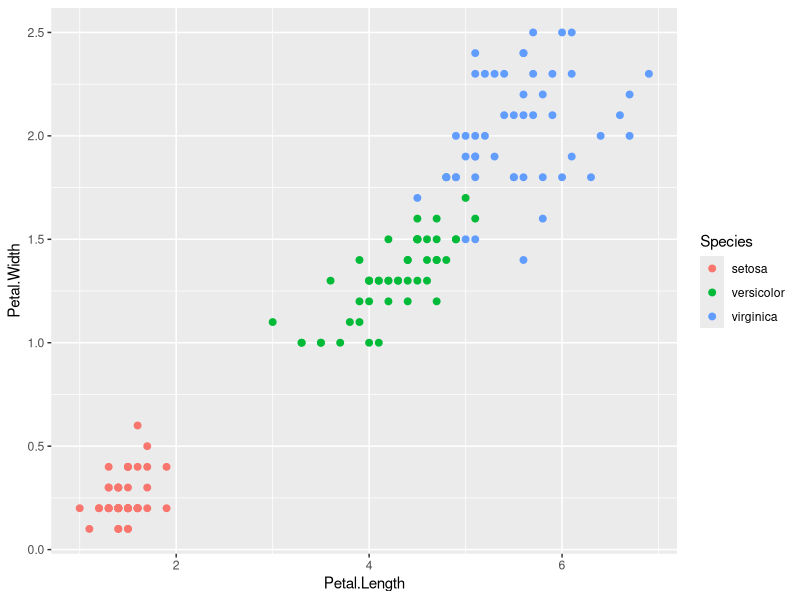
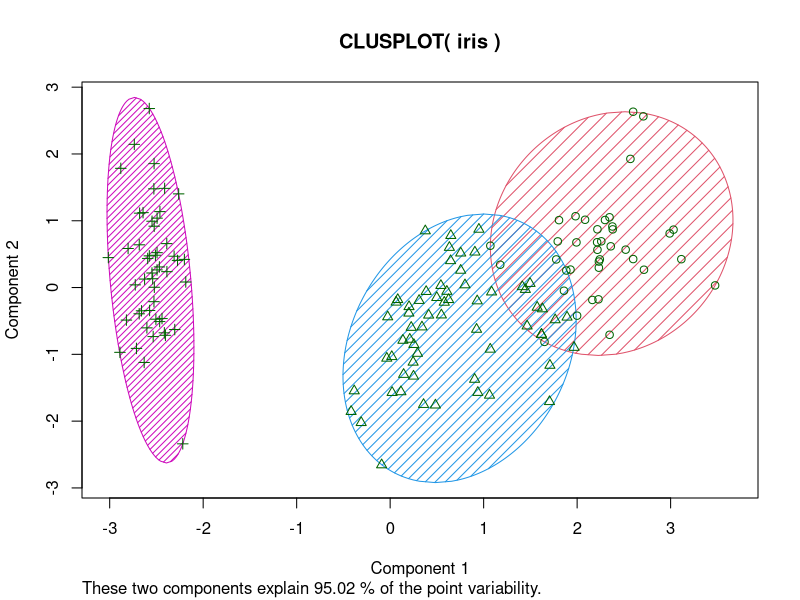
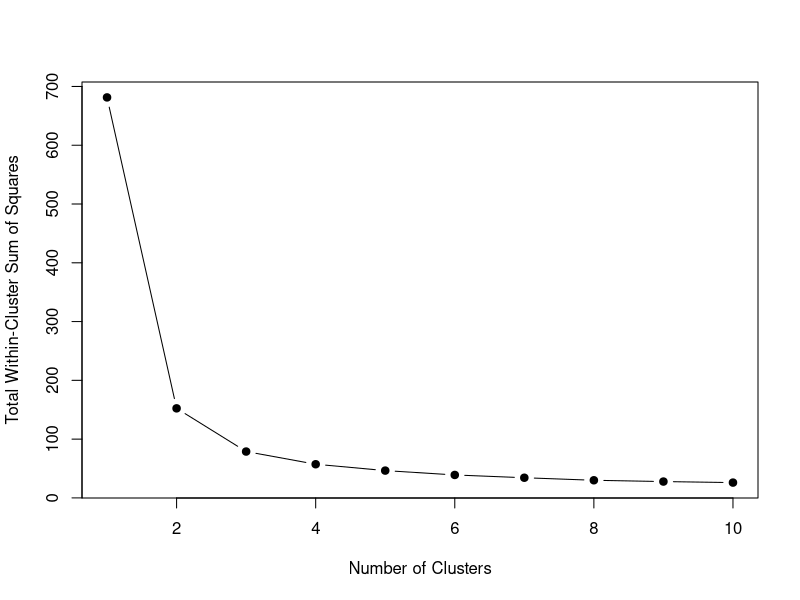
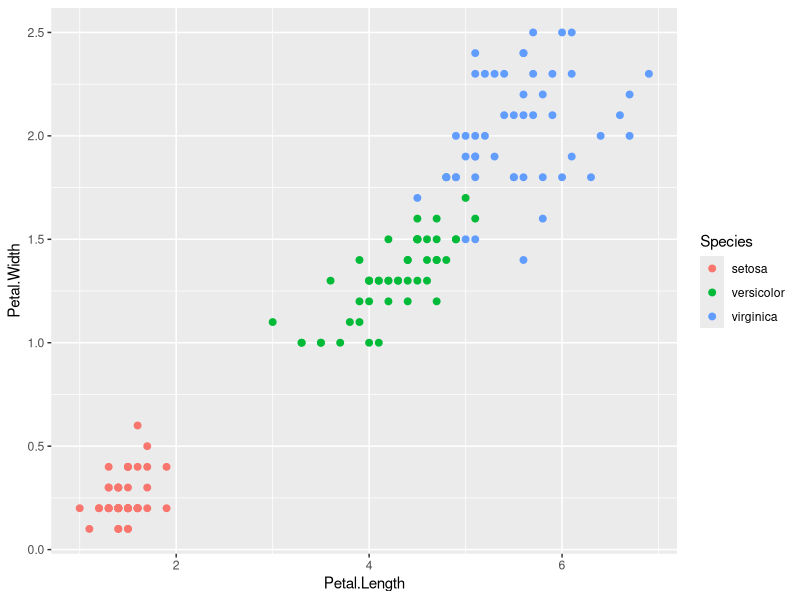
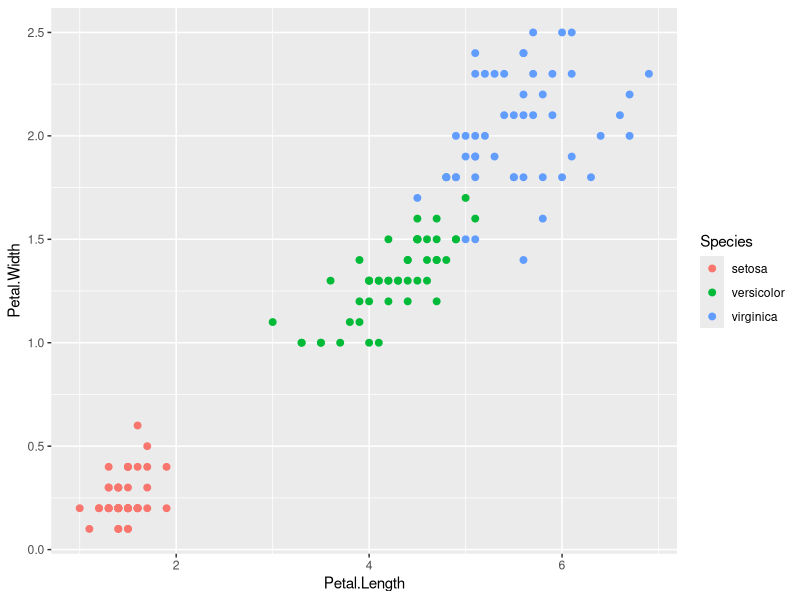

Write R code to recreate these figures, in order.
library(ggplot2)
library(cluster)
df <- iris
head(iris)

ggplot(df, aes(Petal.Length,Petal.Width)) + geom_point(aes(col=Species),size=2)

set.seed(101)
irisCluster <- kmeans (df[,1:4], centers = 3, nstart = 20)
irisCluster

table(irisCluster$cluster, df$Species)

clusplot(iris, irisCluster$cluster, color = T,shade = T,labels = 0,lines = 0)

ggsave("irisCluster.png",last_plot(), width = 10, height = 7, dpi = 600)

tot.withinss <- sapply(1:10, function(i) {
  irisCluster <- kmeans(df[,1:4], center=i, nstart=20)
  return(irisCluster$tot.withinss)
})


plot(1:10, tot.withinss, type = "b",pch = 19, xlab = "Number of Clusters", ylab = "Total Within-Cluster Sum of Squares")

ggsave("irisNoOfClusters.png",last_plot(), width = 10, height = 7, dpi = 600)

